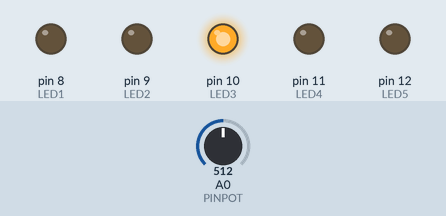
Bench run of a sketch on a simulated Arduino Uno, built with avr-gcc and run on an emulated ATmega328P. Shown: output pins drawn as LEDs (lit = HIGH). Inputs (shaded band) come from the test bench; at power-on: A0 (PINPOT) = 512. What the sketch prints to the serial monitor is not drawn.

Above: at 1.2 s.
1.3 s: A0 (PINPOT) set to 499
At 2.5 s:
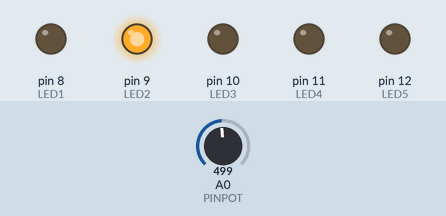
2.8 s: A0 (PINPOT) set to 273
4.3 s: A0 (PINPOT) set to 242
At 4.8 s:
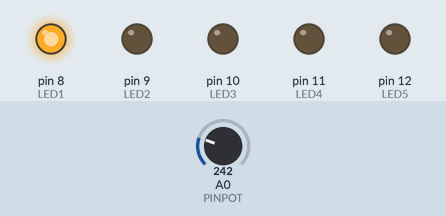
5.8 s: A0 (PINPOT) set to 900
At 7.0 s:
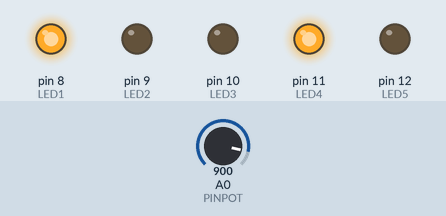
7.3 s: A0 (PINPOT) set to 1011
8.8 s: A0 (PINPOT) set to 1023
At 9.4 s:
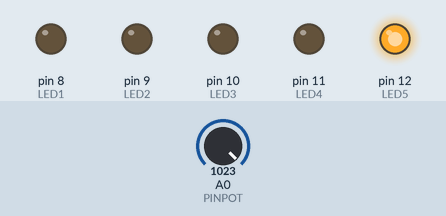
Timing chart, 0 to 11.3 s (numbered marks = the images above; inputs shaded):
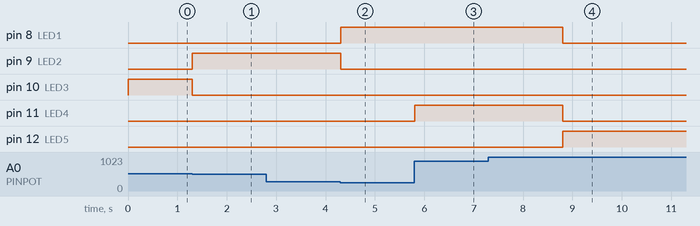

Measured:
- the behaviour switches between 512 and 511 on A0 (PINPOT) (found by bisection; images 0 and 1)
- the behaviour switches between 256 and 255 on A0 (PINPOT) (found by bisection; images 1 and 2)
- the behaviour switches between 1022 and 1023 on A0 (PINPOT) (found by bisection; images 3 and 4)
- after the input at 1.3 s, pin 9 (LED2): LOW → HIGH at once; pin 10 (LED3): HIGH → LOW at once
- after the input at 4.3 s, pin 8 (LED1): LOW → HIGH at once; pin 9 (LED2): HIGH → LOW at once
- after the input at 5.8 s, pin 11 (LED4): LOW → HIGH at once
- after the input at 8.8 s, pin 8 (LED1), pin 11 (LED4): HIGH → LOW at once; pin 12 (LED5): LOW → HIGH at once

The sketch:

pot_position_led_switch.ino
```cpp
const int LED1 = 8;
const int LED2 = 9;
const int LED3 = 10;
const int LED4 = 11;
const int LED5 = 12;
const int PINPOT = A0;
int potValue;
int mapValue;

void setup() {
  Serial.begin(9600);
  pinMode (LED1, OUTPUT);
  pinMode (LED2, OUTPUT);
  pinMode (LED3, OUTPUT);
  pinMode (LED4, OUTPUT);
  pinMode (LED5, OUTPUT);
  pinMode(PINPOT, INPUT);
}

void loop() {
  //main code goes here
  potValue = analogRead(PINPOT);

  mapValue = map(potValue, 0, 1023, 0, 4); //map values for switch statement below

  Serial.println(mapValue); //can see these values in the serial monitor

  switch (mapValue) {
    case 0:    //turn on LED1 and off the neighbouring LEDs
      digitalWrite(LED5, LOW);
      digitalWrite(LED1, HIGH);
      digitalWrite(LED2, LOW);
      break;
    case 1:    //turn on LED2 and off the neighbouring LEDs
      digitalWrite(LED1, LOW);
      digitalWrite(LED2, HIGH);
      digitalWrite(LED3, LOW);
      break;
    case 2:    //turn on LED3 and off the neighbouring LEDs
      digitalWrite(LED2, LOW);
      digitalWrite(LED3, HIGH);
      digitalWrite(LED4, LOW);
      break;
    case 3:    //turn on LED4 and off the neighbouring LEDs
      digitalWrite(LED3, LOW);
      digitalWrite(LED4, HIGH);
      digitalWrite(LED5, LOW);
      break;
     case 4:    //turn on LED5 and off the neighbouring LEDs
      digitalWrite(LED4, LOW);
      digitalWrite(LED5, HIGH);
      digitalWrite(LED1, LOW);
      break;

  }

}
```
